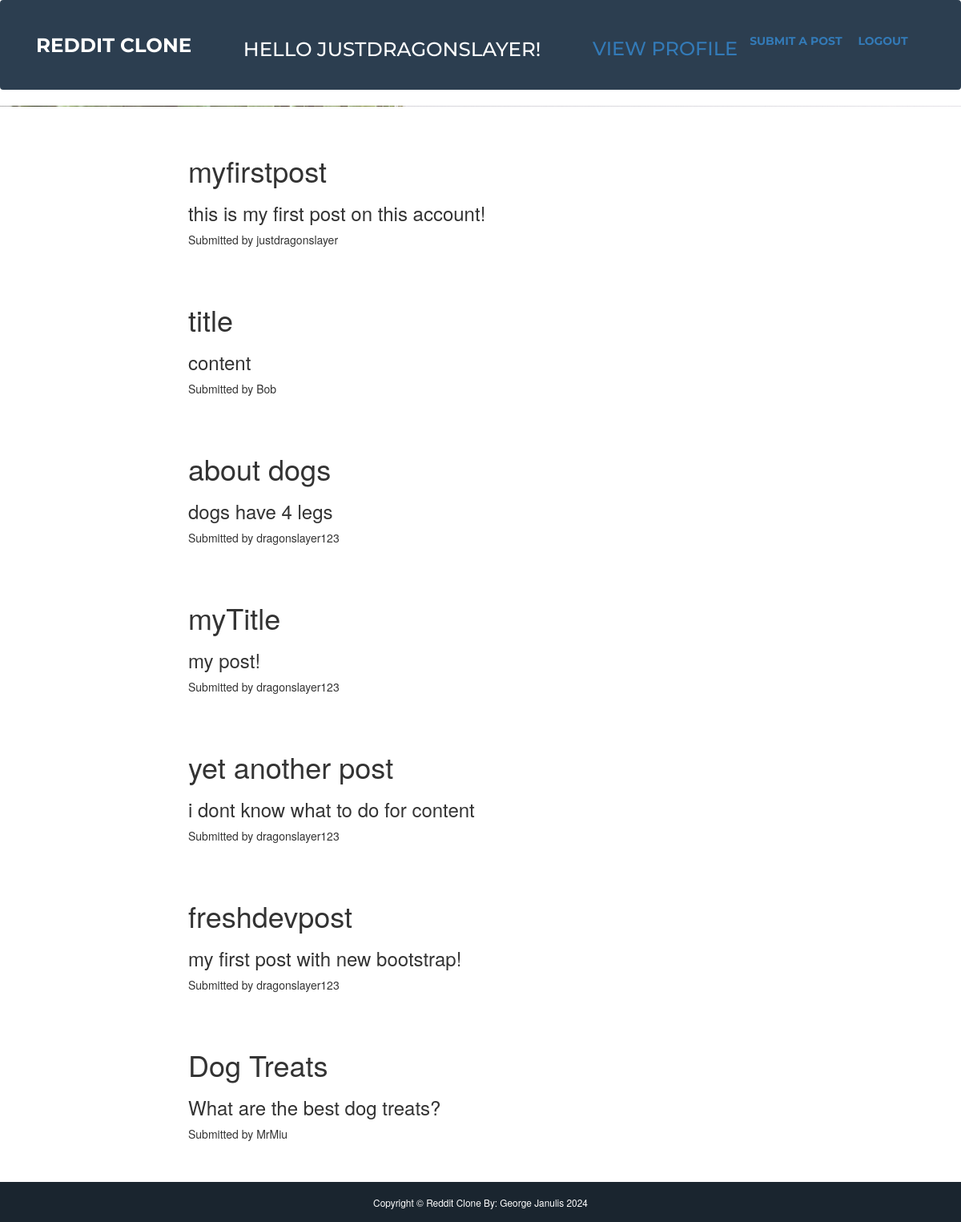
/ (signed in), run on the app's committed database.
### reddit/models.py (models this page shows)
class UserDB(UserMixin, db.Model):
    __tablename__ = 'users'
    id = db.Column(db.Integer, primary_key=True, nullable=False)
    email = db.Column(db.String(48), unique=True, nullable=False)
    username = db.Column(db.String(24), unique=True, nullable=False)
    password = db.Column(db.String(128), nullable=False)

class PostDB(db.Model):
    __tablename__ = 'posts'
    id = db.Column(db.Integer, primary_key=True, nullable=False)
    title = db.Column(db.String(50), nullable=False)
    content = db.Column(db.String(1000), nullable=False)
    author = db.Column(db.String(24), db.ForeignKey('users.username'), nullable=False)
    num_likes = db.Column(db.Integer, nullable=False)
    time = db.Column(db.DateTime, nullable=False)

### reddit/views.py (the view)
@app.route('/')
@app.route('/hello')
@app.route('/', methods=['GET'])
def home():
    if request.method == 'GET':
        top_posts = PostDB.query.order_by(desc(PostDB.num_likes)).limit(50).all()
        if top_posts is None:
            return render_template('header.html')
        return render_template('header.html', posts=top_posts)

### reddit/views.py (called while the page is built)
@lm.user_loader
def load_user(id):
    return UserDB.query.get(int(id))

### reddit/templates/header.html (shortened to what this page needs)
{% extends "base.html" %}
{% block content %}
<br><br>
{% for post in posts %}
    <h1>{{ post.title }}</h1>
    <h3>{{ post.content }}</h3>
    <p>Submitted by {{post.author}}</p>
    <br><br>
{% endfor %}
{% endblock %}

### reddit/templates/base.html (shortened to what this page needs)
<!DOCTYPE html>
<html lang="en">
    <head>
        <link href="../static/css/styles.css" rel="stylesheet" />
        <link href="../static/vendor/bootstrap/css/bootstrap.min.css" rel="stylesheet">
    </head>
    <body id="page-top">
        <nav class="navbar navbar-expand-lg bg-secondary text-uppercase fixed-top" id="mainNav">
            <div class="container">
                <a class="navbar-brand" href="#page-top">Reddit Clone</a>
                {% if current_user.is_authenticated %}
                    <p>&nbsp &nbsp &nbsp</p>
                    <p>&nbsp &nbsp &nbsp</p>
                    <h2 class="navbar-brand">Hello {{ current_user.username }}!</h2>
                    <p>&nbsp &nbsp &nbsp</p>
                                        <p>&nbsp &nbsp &nbsp</p>
                    <h3>
                        <a href="{{ url_for('profile', username=current_user.username) }}" targert="_self">View Profile</a>
                    </h3>
                {% endif %}
                <div class="collapse navbar-collapse" id="navbarResponsive">
                    <ul class="navbar-nav ms-auto">
                        {% if current_user.is_authenticated %}
                            <li>
                            <a href="{{ url_for('write') }}" target="_self">Submit a Post </a>
                            </li>
                            <p>&nbsp &nbsp &nbsp</p>
                            <li>
                            <a href="{{ url_for('logout') }}" target="_self">Logout </a>
                            </li>
                        {% else %}
                            <li>
                            <a href="{{ url_for('register') }}" target="_self">Login or Signup </a>
                            </li>
                        {% endif %}
                    </ul>
                </div>
            </div>
        </nav>
        <header class="intro-header" style="background-image: url('../static/img/home-bg.jpg')">
            <div class="container">
                <div class="row">
                    <div class="col-lg-8 col-lg-offset-2 col-md-10 col-md-offset-1">
                    </div>
                </div>
            </div>
        </header>
        <div class="container">
            <div class="row">
                <div class="col-lg-8 col-lg-offset-2 col-md-10 col-md-offset-1">
                    <div class="post-preview">
                        {% block content %}{% endblock %}
                    </div>
                </div>
            </div>
        </div>
        <footer>
            <div class="copyright py-4 text-center text-white">
                <div class="container"><small>Copyright &copy; Reddit Clone By: George Janulis 2024</small></div>
            </div>
        </footer>
    </body>
</html>

### data on the page
UserDB: username "JUSTDRAGONSLAYER"
PostDB: title "myfirstpost", content "this is my first post on this account!", author "justdragonslayer"
PostDB: title "title", content "content", author "Bob"
PostDB: title "about dogs", content "dogs have 4 legs", author "dragonslayer123"
PostDB: title "myTitle", content "my post!", author "dragonslayer123"
PostDB: title "yet another post", content "i dont know what to do for content", author "dragonslayer123"
PostDB: title "freshdevpost", content "my first post with new bootstrap!", author "dragonslayer123"
PostDB: title "Dog Treats", content "What are the best dog treats?", author "MrMiu"
